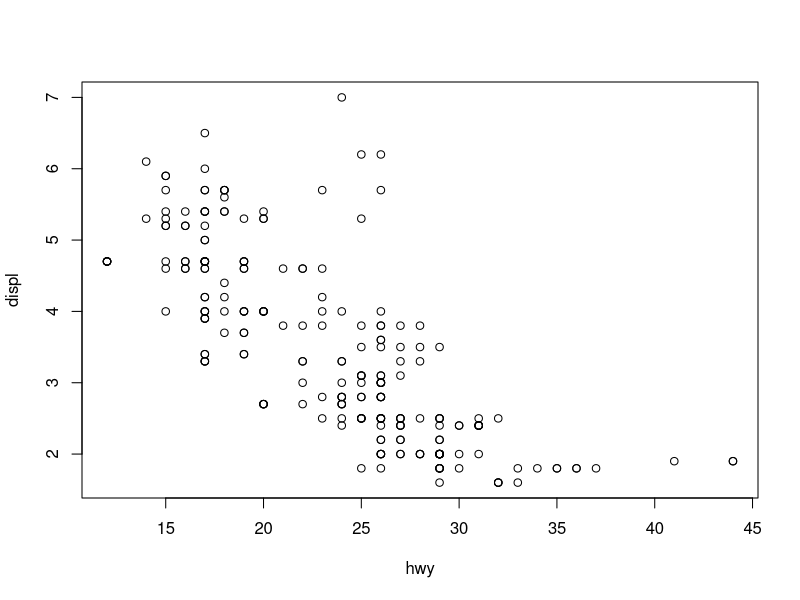

Generate this figure with R:
# gitautopush test script

library(ggplot2)

plot(displ ~ hwy, mpg)

# checking if prompted for password every time I save...

# It seems that way

# testing git bash